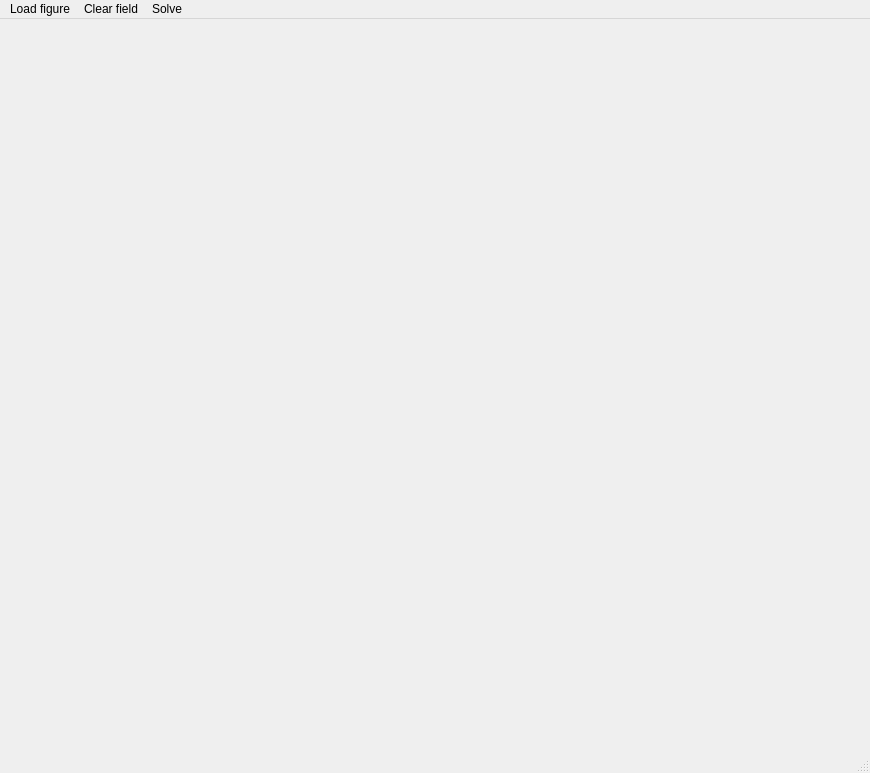
<?xml version="1.0" encoding="UTF-8"?>
<ui version="4.0">
 <class>MainWindow</class>
 <widget class="QMainWindow" name="MainWindow">
  <property name="geometry">
   <rect>
    <x>0</x>
    <y>0</y>
    <width>870</width>
    <height>773</height>
   </rect>
  </property>
  <property name="windowTitle">
   <string>MainWindow</string>
  </property>
  <widget class="QWidget" name="centralwidget">
   <layout class="QGridLayout" name="gridLayout"/>
  </widget>
  <widget class="QMenuBar" name="menubar">
   <property name="geometry">
    <rect>
     <x>0</x>
     <y>0</y>
     <width>870</width>
     <height>22</height>
    </rect>
   </property>
   <widget class="QMenu" name="menuFind_Solution">
    <property name="title">
     <string>Load figure</string>
    </property>
    <addaction name="actionRectangle_6x10"/>
    <addaction name="actionRectangle_5x12"/>
    <addaction name="actionRectangle_4x15"/>
    <addaction name="actionUmbrella"/>
    <addaction name="actionWhale"/>
   </widget>
   <widget class="QMenu" name="menuClear_field">
    <property name="title">
     <string>Clear field</string>
    </property>
    <addaction name="actionClear"/>
   </widget>
   <widget class="QMenu" name="menuSolve">
    <property name="title">
     <string>Solve</string>
    </property>
    <addaction name="actionValidate"/>
    <addaction name="actionFind_solution"/>
   </widget>
   <addaction name="menuFind_Solution"/>
   <addaction name="menuClear_field"/>
   <addaction name="menuSolve"/>
  </widget>
  <widget class="QStatusBar" name="statusbar"/>
  <action name="actionRectangle_6x10">
   <property name="text">
    <string>Rectangle 6x10</string>
   </property>
  </action>
  <action name="actionRectangle_5x12">
   <property name="text">
    <string>Rectangle 5x12</string>
   </property>
  </action>
  <action name="actionRectangle_4x15">
   <property name="text">
    <string>Rectangle 4x15</string>
   </property>
  </action>
  <action name="actionUmbrella">
   <property name="text">
    <string>Umbrella</string>
   </property>
  </action>
  <action name="actionWhale">
   <property name="text">
    <string>Whale</string>
   </property>
  </action>
  <action name="actionValidate">
   <property name="text">
    <string>Validate</string>
   </property>
  </action>
  <action name="actionFind_solution">
   <property name="text">
    <string>Find solution</string>
   </property>
  </action>
  <action name="actionClear">
   <property name="text">
    <string>Clear</string>
   </property>
  </action>
 </widget>
 <resources/>
 <connections/>
</ui>
